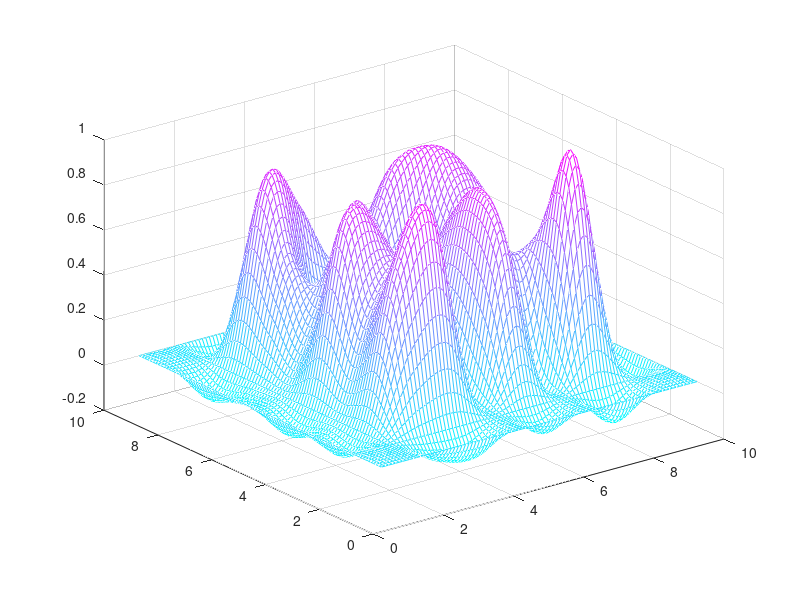

This chart was generated by the following MATLAB code: (Note: this script raises an error after producing the figure.)
%Matlab needs recursion for more than 1 interpolation level...
%Map generation using a random grid and interpolation between that grid
%has 1 level of interpolation due to matlab student edition failure to allow large arrays

MapXRange = 10;
MapYRange = 10;
MapDivisionMax = 0.1;

M = [0.0, 0.0, 0.0, 0.0, 0.0, 0.0, 0.0, 0.0, 0.0, 0.0;
   0.0, 0.0, 0.0, 0.0, 0.0, 0.0, 0.0, 0.0, 0.0, 0.0;
   0.0, 0.0, rand, rand, rand, rand, rand, rand, 0.0, 0.0;
   0.0, 0.0, rand, rand, rand, rand, rand, rand, 0.0, 0.0;
   0.0, 0.0, rand, rand, rand, rand, rand, rand, 0.0, 0.0;
   0.0, 0.0, rand, rand, rand, rand, rand, rand, 0.0, 0.0;
   0.0, 0.0, rand, rand, rand, rand, rand, rand, 0.0, 0.0;
   0.0, 0.0, rand, rand, rand, rand, rand, rand, 0.0, 0.0;
   0.0, 0.0, 0.0, 0.0, 0.0, 0.0, 0.0, 0.0, 0.0, 0.0;
  0.0, 0.0, 0.0, 0.0, 0.0, 0.0, 0.0, 0.0, 0.0, 0.0];

%original 2005 version matrix: 
%M = [rand, rand, rand, rand, rand, rand, rand, rand, rand, rand;
%   rand, rand, rand, rand, rand, rand, rand, rand, rand, rand;
%   rand, rand, rand, rand, rand, rand, rand, rand, rand, rand;
%   rand, rand, rand, rand, rand, rand, rand, rand, rand, rand;
%   rand, rand, rand, rand, rand, rand, rand, rand, rand, rand;
%   rand, rand, rand, rand, rand, rand, rand, rand, rand, rand;
%   rand, rand, rand, rand, rand, rand, rand, rand, rand, rand;
%   rand, rand, rand, rand, rand, rand, rand, rand, rand, rand;
%   rand, rand, rand, rand, rand, rand, rand, rand, rand, rand;
%   rand, rand, rand, rand, rand, rand, rand, rand, rand, rand];
   
numInterpolationGrids= 10;
numFineInterpolationGrids=10;

currentInterpolationDivision = MapDivisionMax;
currentXInterpGrid = MapXRange;
currentYInterpGrid = MapYRange;

[xi,yi] = meshgrid(0:MapDivisionMax:MapXRange, 0:MapDivisionMax:MapYRange);
zi = interp2(M,xi,yi, 'cubic');			%original 2005 version interpolation method: zi = interp2(M,xi,yi, 'spline');
mesh(xi,yi,zi);
colormap(cool);

fileNameString = strcat('interpolatedData.txt');	
fid = fopen(fileNameString, 'w');
fprintf(fid, '%1.4f\n', zi);
fclose(fid);   
      
xFileNameCount = 0;
for xInterpGrid = 0:(MapXRange-1)
   
   yFileNameCount = 0;
   for yInterpGrid = 0:(MapYRange-1)
         
      currentFineInterpolationDivision = currentInterpolationDivision / numFineInterpolationGrids;

		%[xiFine,yiFine] = meshgrid(xInterpGrid:currentFineInterpolationDivision:xInterpGrid+currentFineInterpolationDivision*100, yInterpGrid:currentFineInterpolationDivision:yInterpGrid+currentFineInterpolationDivision*100); 
      [xiFine,yiFine] = meshgrid(0:MapDivisionMax:(MapXRange), 0:MapDivisionMax:(MapYRange));
      ziCropped = zi((xInterpGrid*numInterpolationGrids+1):(xInterpGrid*numInterpolationGrids + currentInterpolationDivision*100), (yInterpGrid*numInterpolationGrids+1):(yInterpGrid*numInterpolationGrids+currentInterpolationDivision*100));

      ziFine = interp2(ziCropped, xiFine, yiFine, 'spline');	
  		mesh(xiFine,yiFine,ziFine);
		colormap(cool);
      
      fileNameString = strcat('interpolatedData', 'x', num2str(xFileNameCount), 'y', num2str(yFileNameCount), '.txt');	
		fid = fopen(fileNameString, 'w');
		fprintf(fid, '%1.4f\n', ziFine);
		fclose(fid);
      
      
		yFileNameCount = yFileNameCount + 1;
	end
	xFileNameCount = xFileNameCount + 1;
end
   
   
